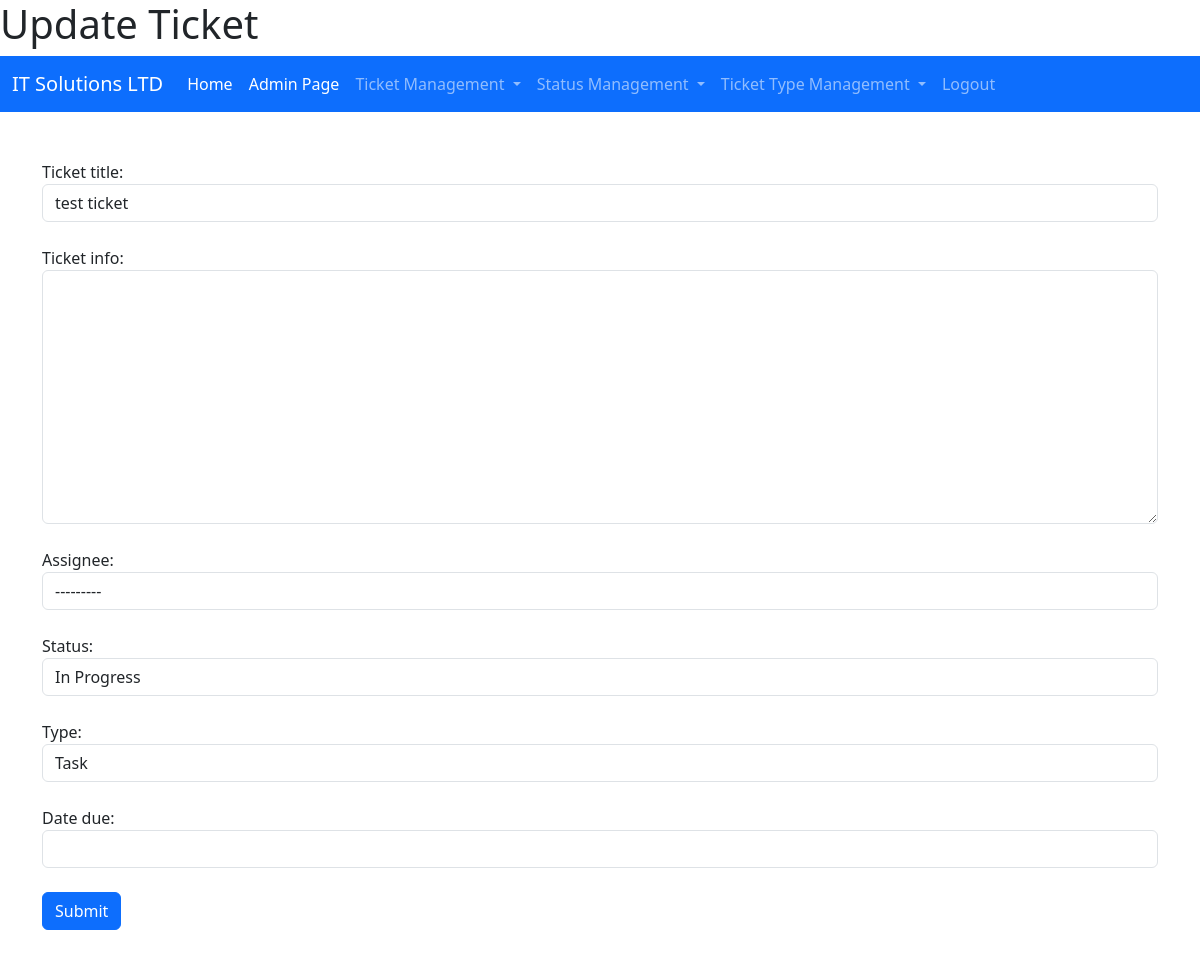
Page /update_ticket/9 (signed in) on the committed database.
### myapp/models.py (models this page shows)
class Ticket(models.Model):
    ticket_id = models.AutoField(primary_key=True, null=False)
    ticket_title = models.CharField(max_length=100, null=False)
    ticket_info = models.CharField(max_length=2000, blank=True, null=True)
    assignee = models.ForeignKey(User, blank=True, on_delete=models.CASCADE, null=True)
    status = models.ForeignKey(Status, on_delete=models.CASCADE, null=True)
    type = models.ForeignKey(TicketType, on_delete=models.CASCADE, null=True)
    date_reported = models.DateField(null=False)
    date_due = models.DateField(blank=True, null=True)

### myapp/views.py (the view)
# urls.py: path("update_ticket/<int:id>", views.UpdateTicket, name="Update Ticket"),
@login_required(login_url="/login")
def UpdateTicket(request, id):
    instance = Ticket.objects.get(ticket_id=id)
    form = AddTicket(request.POST or None, instance=instance)
    if form.is_valid():
        form.save()
        messages.success(request, message=f"Ticket {id} Updated")
        return redirect("View Tickets")
    return render(request, "myapp/form.html", {"form": form, "title": "Update Ticket"})

### myapp/forms.py (shortened to what this page needs)
class AddTicket(forms.ModelForm):
    class Meta:
        model = Ticket
        fields = ("ticket_title", "ticket_info", "assignee", "status", "type", "date_due")
        widgets = {
            "ticket_title": forms.TextInput(attrs={"class":"form-control"}),
            "ticket_info": forms.Textarea(attrs={"class":"form-control"}),
            "assignee": forms.Select(attrs={"class":"form-control"}),
            "status": forms.Select(attrs={"class":"form-control"}),
            "type": forms.Select(attrs={"class":"form-control"}),
            "date_due": forms.DateInput(attrs={"class":"form-control"}, format="%d/%m/%y"),
        }

### myapp/models.py (called while the page is built)
    def __str__(self):
        return self.status_name

    def __str__(self):
        return self.type_name

### myapp/templates/myapp/form.html (shortened to what this page needs)
{% extends "myapp/base.html" %}
{% block title %}
<h1>{{title}}</h1>
{% endblock %}
{% block content %}
<div class="container py-5">
    <div class="form-group">
        <form method="POST">
            {% for field in form.visible_fields %}
                <div class="fieldWrapper">
                    {{ field.label_tag }} {{ field }}
                    <br>
                </div>
            {% endfor %}
            <button class="btn btn-primary" type="submit">Submit</button>
        </form>
    </div>
</div>
{% endblock %}

### rows in the picture
Ticket: visible_fields "test ticket" "---------" "In Progress" "Task"

### other values in the picture
{{ field.label_tag }} "Ticket title:" "Ticket info:" "Assignee:" "Status:" "Type:" "Date due:"
